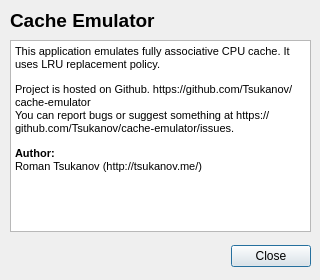
<?xml version="1.0" encoding="UTF-8"?>
<ui version="4.0">
 <class>AboutDialog</class>
 <widget class="QDialog" name="AboutDialog">
  <property name="geometry">
   <rect>
    <x>0</x>
    <y>0</y>
    <width>320</width>
    <height>280</height>
   </rect>
  </property>
  <property name="minimumSize">
   <size>
    <width>320</width>
    <height>280</height>
   </size>
  </property>
  <property name="maximumSize">
   <size>
    <width>320</width>
    <height>280</height>
   </size>
  </property>
  <property name="windowTitle">
   <string>About Cache Emulator</string>
  </property>
  <property name="modal">
   <bool>false</bool>
  </property>
  <widget class="QDialogButtonBox" name="buttonBox">
   <property name="geometry">
    <rect>
     <x>10</x>
     <y>240</y>
     <width>301</width>
     <height>32</height>
    </rect>
   </property>
   <property name="orientation">
    <enum>Qt::Horizontal</enum>
   </property>
   <property name="standardButtons">
    <set>QDialogButtonBox::Close</set>
   </property>
  </widget>
  <widget class="QLabel" name="label">
   <property name="geometry">
    <rect>
     <x>10</x>
     <y>10</y>
     <width>151</width>
     <height>21</height>
    </rect>
   </property>
   <property name="font">
    <font>
     <pointsize>14</pointsize>
     <weight>75</weight>
     <bold>true</bold>
    </font>
   </property>
   <property name="text">
    <string>Cache Emulator</string>
   </property>
  </widget>
  <widget class="QTextBrowser" name="textBrowser">
   <property name="geometry">
    <rect>
     <x>10</x>
     <y>40</y>
     <width>301</width>
     <height>192</height>
    </rect>
   </property>
   <property name="html">
    <string>&lt;!DOCTYPE HTML PUBLIC &quot;-//W3C//DTD HTML 4.0//EN&quot; &quot;http://www.w3.org/TR/REC-html40/strict.dtd&quot;&gt;
&lt;html&gt;&lt;head&gt;&lt;meta name=&quot;qrichtext&quot; content=&quot;1&quot; /&gt;&lt;style type=&quot;text/css&quot;&gt;
p, li { white-space: pre-wrap; }
&lt;/style&gt;&lt;/head&gt;&lt;body style=&quot; font-family:'MS Shell Dlg 2'; font-size:8.25pt; font-weight:400; font-style:normal;&quot;&gt;
&lt;p style=&quot; margin-top:12px; margin-bottom:12px; margin-left:0px; margin-right:0px; -qt-block-indent:0; text-indent:0px;&quot;&gt;&lt;span style=&quot; font-size:8pt;&quot;&gt;This application emulates fully associative CPU cache. It uses LRU replacement policy.&lt;/span&gt;&lt;/p&gt;
&lt;p style=&quot; margin-top:12px; margin-bottom:12px; margin-left:0px; margin-right:0px; -qt-block-indent:0; text-indent:0px;&quot;&gt;&lt;span style=&quot; font-size:8pt;&quot;&gt;Project is hosted on Github. https://github.com/Tsukanov/cache-emulator&lt;br /&gt;You can report bugs or suggest something at https://github.com/Tsukanov/cache-emulator/issues.&lt;/span&gt;&lt;/p&gt;
&lt;p style=&quot; margin-top:12px; margin-bottom:12px; margin-left:0px; margin-right:0px; -qt-block-indent:0; text-indent:0px;&quot;&gt;&lt;span style=&quot; font-size:8pt; font-weight:600;&quot;&gt;Author:&lt;/span&gt;&lt;span style=&quot; font-size:8pt;&quot;&gt;&lt;br /&gt;Roman Tsukanov (http://tsukanov.me/)&lt;/span&gt;&lt;/p&gt;&lt;/body&gt;&lt;/html&gt;</string>
   </property>
   <property name="openExternalLinks">
    <bool>true</bool>
   </property>
  </widget>
 </widget>
 <resources/>
 <connections>
  <connection>
   <sender>buttonBox</sender>
   <signal>accepted()</signal>
   <receiver>AboutDialog</receiver>
   <slot>accept()</slot>
   <hints>
    <hint type="sourcelabel">
     <x>248</x>
     <y>254</y>
    </hint>
    <hint type="destinationlabel">
     <x>157</x>
     <y>274</y>
    </hint>
   </hints>
  </connection>
  <connection>
   <sender>buttonBox</sender>
   <signal>rejected()</signal>
   <receiver>AboutDialog</receiver>
   <slot>reject()</slot>
   <hints>
    <hint type="sourcelabel">
     <x>316</x>
     <y>260</y>
    </hint>
    <hint type="destinationlabel">
     <x>286</x>
     <y>274</y>
    </hint>
   </hints>
  </connection>
 </connections>
</ui>
